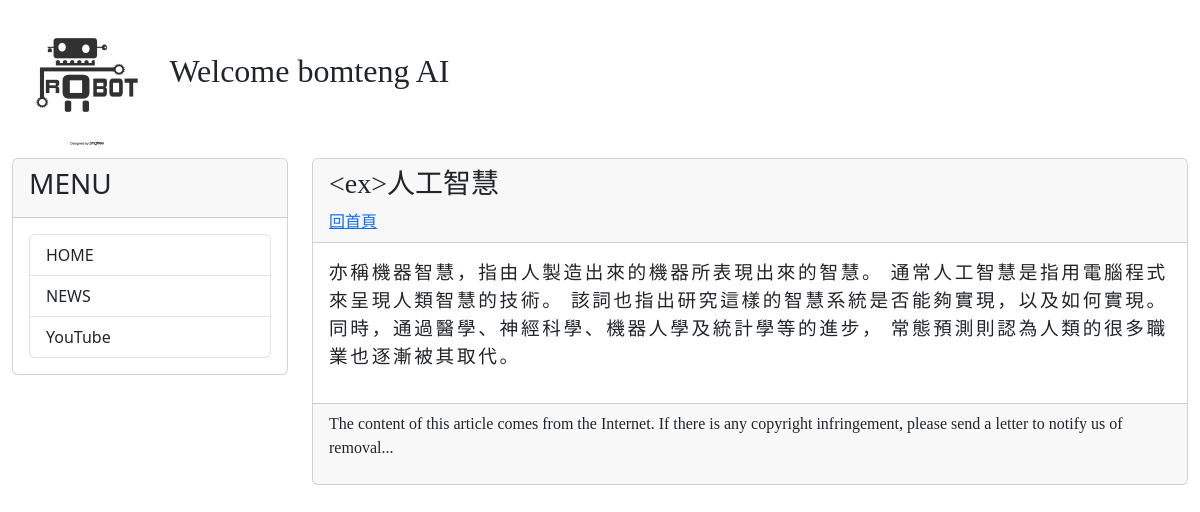
Screenshot of /post/ai01/ with the database file from the repository.
### mysite/models.py (models this page shows, shortened)
class Post(models.Model):
    title = models.CharField(max_length=200)
    slug = models.CharField(max_length=200)
    body = models.TextField()
    pub_date = models.DateTimeField(auto_now_add=True)
    class Meta:
        ordering = ('-pub_date',) #遞減排序

### mysite/views.py (the view)
# urls.py: path('post/<slug:slug>/', showpost),
def showpost(request, slug):
    try:
        post = Post.objects.get(slug = slug)
        if post != None:
            return render(request, 'post.html', locals())
    except:
        return redirect('/')

### templates/post.html (shortened to what this page needs)
{% extends 'base.html' %}
{% block headmessage %}
    <h3 style='font-family: Heiti TC;'>{{post.title}}</h3>
    <a style='font-family: Heiti TC;' href='/'>回首頁</a>
{% endblock %}
{% block content %}
    <p style='font-family: Heiti TC; font-size: 14pt; letter-spacing:2pt'>
        {{post.body | safe}}
    </p>
{% endblock %}

### rows the page displays
Post: title "<ex>人工智慧", body "亦稱機器智慧，指由人製造出來的機器所表現出來的智慧。 通常人工智慧是指用電腦程式來呈現人類智慧的技術。 該詞也指出研究這樣的智慧系統是否能夠實現，以及如何實現。 同時，通過醫學、神經科學、機器人學及統計學等的進步， 常態預測則認為人類的很多職業也逐漸被其取代。"
